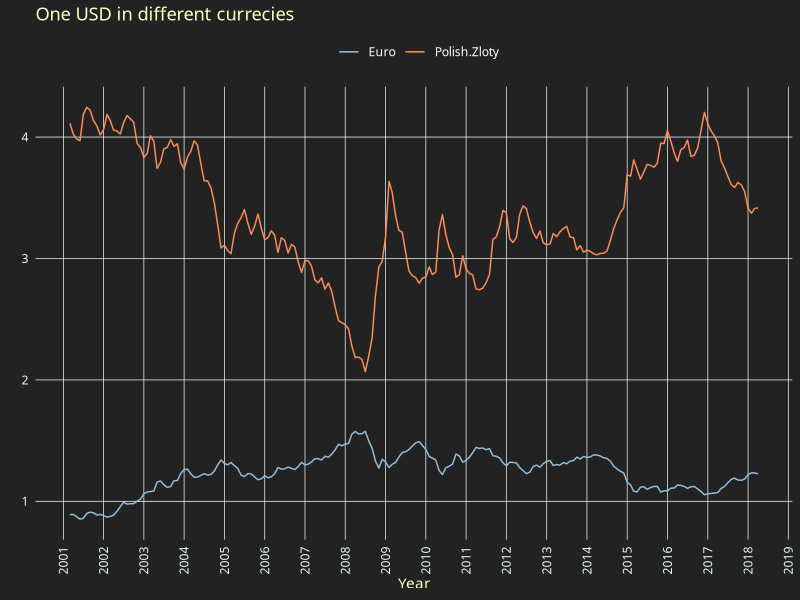
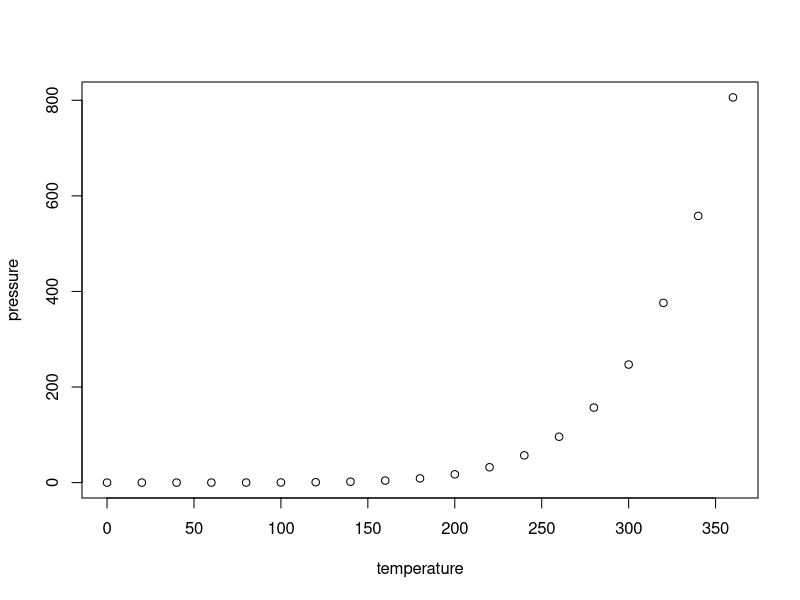

The R script that drew these images, in order:
## ---- chunk 1
htmltools::img(src = "logo.png", 
                alt = 'logo', 
                style = 'position:absolute; top:0; right:0; padding:10px; width: 40%; height: auto')
## ---- chunk 2
knitr::opts_chunk$set(echo = TRUE)
library(dplyr)
library(tidyr)
library(zoo)
library(ggplot2)
library(tidyr)
# library(ggtext)
## ---- chunk 3
theme_darkmode <- function(bg ="#000000", primary="#FFFFFF", secondary="#888888"){ # create Theme
  theme_gray() %+replace%
  theme(
    text = element_text(family = "montserrat"),
    axis.title.y = element_text(color = secondary, angle=90),
    axis.text = element_text(color=secondary, size=rel(0.8)),
    axis.ticks = element_blank(),
    legend.text = element_text(color=primary, size=rel(0.8)),
    panel.grid.major = element_line(color =secondary, size=0.25),
    panel.grid.minor = element_blank(),
    panel.background = element_rect(fill=bg, color=NA),
    plot.background = element_rect(fill=bg, color=NA),
    legend.background = element_rect(fill=bg, color=NA),
    legend.key = element_rect(fill = bg, color = NA)
  )
}
## ---- chunk 4
curr <- data.frame(read.csv("Data pack/CurrencyExchangeRates.csv")) # read Data

curr <- curr %>%  select(Date, Euro, Polish.Zloty) %>% # tidy Data up
  replace(is.na(.), 0) %>%
  filter(Euro > 0 & Polish.Zloty > 0) %>%
  mutate(year = format(as.Date(Date), '%Y'), month = format(as.Date(Date), '%m')) %>%
  group_by(month, year) %>%
  summarise_at(vars(Euro, Polish.Zloty), list(mean)) %>%
  pivot_longer(cols=c(Euro, Polish.Zloty), names_to = "currency", values_to = "rate") %>%
  mutate( Ym = as.Date(paste(year, month, 01), "%Y %m %d"))
head(curr)
## ---- chunk 5
ggplot(curr, aes(x = Ym, y = rate, color = currency, group=currency)) + # make plot
  geom_line() +
  labs(title="One USD in different currecies",
    x = "Year", y = "",
    color = "") +
  theme_darkmode(bg = "#222222", secondary = "#e5f5f9") +
  theme(axis.text.x = element_text(angle = 90, vjust = 0.5, hjust=1),
    legend.position = "top",
    title = element_text(colour = "#ffffbf")) +
    scale_color_manual(values=c('#91bfdb','#fc8d59')) +
  scale_x_date(date_breaks = "1 year", date_labels = "%Y")
## ---- chunk 6
gold <- data.frame(read.csv("Data pack/Gold prices.csv")) # read Data

gold <- gold %>% 
  replace(is.na(.), 0) %>%
  filter_all(all_vars(. > 0)) %>%
  mutate(USD = paste(USD..AM., USD..PM.),
         GBR = paste(GBP..AM., GBP..PM.),
         EURO = paste(EURO..AM., EURO..PM.), 
         .keep="unused") %>%
  pivot_longer(cols=c(USD, GBR, EURO), names_to = "currency", values_to = "AMPM") %>%
  separate(AMPM, c("AM", "PM"), sep = " ", remove = TRUE) %>%
  mutate(diff = abs(1 - as.numeric(AM)/as.numeric(PM)), avg = (as.numeric(AM)+as.numeric(PM))/2)
## ---- chunk 7
summary(cars)
## ---- chunk 8
plot(pressure)
